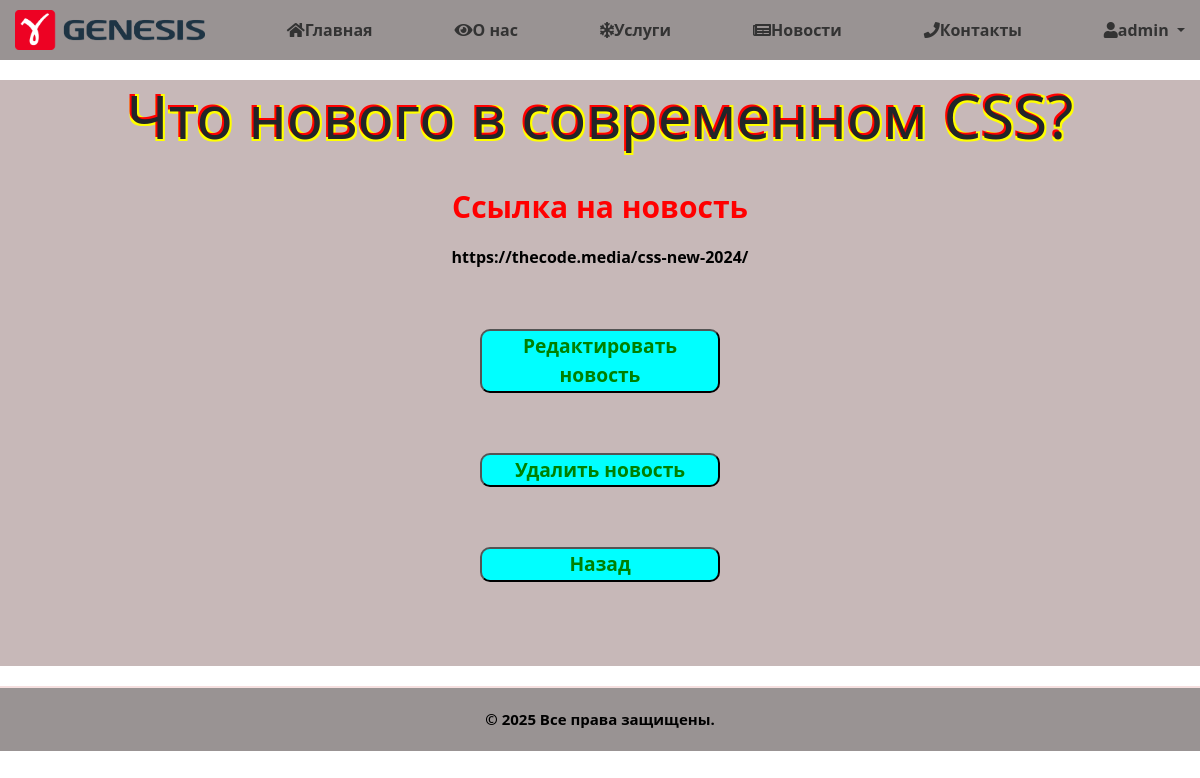
Before: /news/5 (signed in) with the older database file.
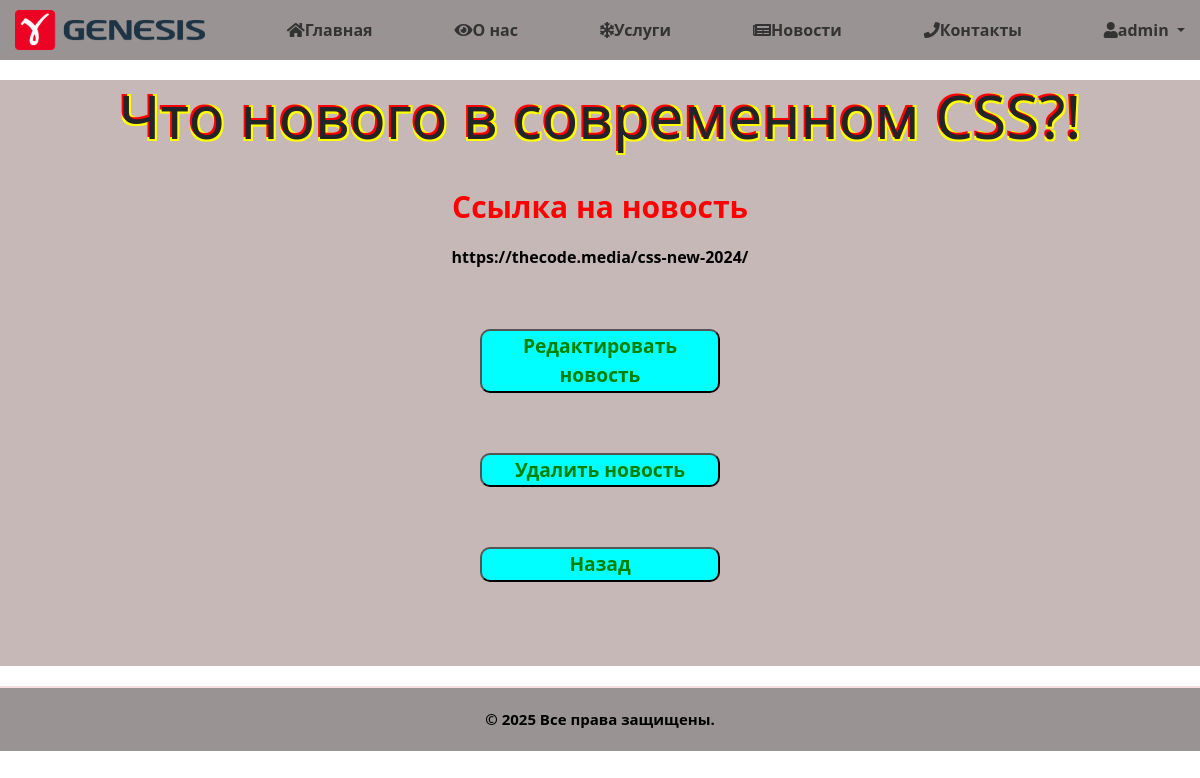
After: the same page with the newer database file.
### news/models.py (models this page shows, shortened)
class Articles(models.Model):
    title = models.CharField('Название', max_length=50)
    full_text = models.TextField('Ссылка')
    class Meta:
        verbose_name = 'Новость'
        verbose_name_plural = 'Новости'

### news/views.py (the view)
# urls.py: path('<int:pk>', views.NewsDetailView.as_view(), name='detail'),
@method_decorator(login_required, name='dispatch')
class NewsDetailView(DetailView):
    model = Articles
    template_name = 'news/details_view.html'
    context_object_name = 'article'

### news/templates/news/details_view.html (shortened to what this page needs)
{% extends "main/pattern.html" %}
{% load static %}
{% block 'content' %}
<link rel="stylesheet" href="{% static 'news/css/news_home.css' %}">
<link rel="stylesheet" href="{% static 'main/css/modal_window.css' %}">
<link rel="stylesheet" href="{% static 'news/css/detail_view.css' %}">
    <section id="news">
        <h1>{{article.title}}</h1><br>
        <p id="title">Ссылка на новость</p>
        <p id="link">{{article.full_text}}</p>
        <a href="{% url 'update_news' article.pk %}"><button id="but" onclick="checkAuth(event)">Редактировать новость</button></a>
        <a href="{% url 'delete_news' article.pk %}"><button id="but" onclick="checkAuth(event)">Удалить новость</button></a>
        <a href="{% url 'news_home' %}"><button id="but">Назад</button></a><br>
    </section>
{% endblock %}

Changed rows visible on the page:
changed Articles: title "Что нового в современном CSS?" → "Что нового в современном CSS?!"
